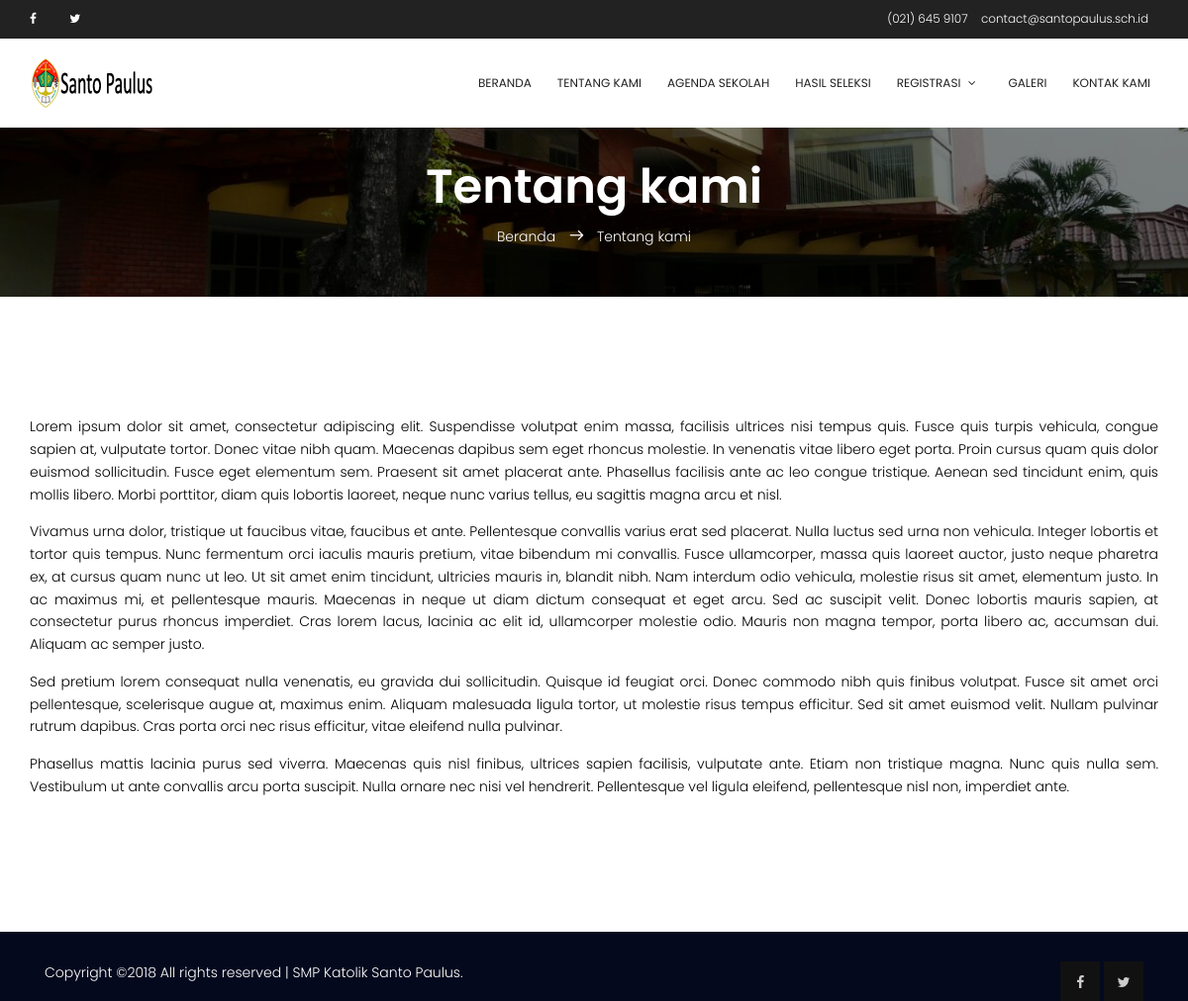
The page /?page=static&q=tentang-kami on the database its author committed.
### tables this page shows
CREATE TABLE `site_pages` (
  `pg_id` int(11) NOT NULL,
  `pg_title` varchar(100) NOT NULL,
  `pg_slug` varchar(250) NOT NULL,
  `pg_content` text NOT NULL,
  `pg_publish` enum('Y','N') NOT NULL
);

### digi_canvas.php (called while the page is built, shortened)
<?php
require("includes/constants.php");
require('includes/class.db.php');
$database = DB::getInstance();
include("template/v_header.php");
include("template/v_content.php");
include("template/v_footer.php");
?>

### includes/class.db.php (called while the page is built, shortened)
<?php
class DB
{
    private $link = null;
    static $inst = null;
    public function __construct()
    {
        try {
            $this->link = new mysqli( DB_HOST, DB_USER, DB_PASS, DB_NAME );
            $this->link->set_charset( "utf8" );
        } catch ( Exception $e ) {
            die( 'Unable to connect to database' );
        }
    }
    public function get_row( $query, $object = false )
    {
        $row = $this->link->query( $query );
        if( $this->link->error )
        {
            $this->log_db_errors( $this->link->error, $query );
            return false;
        }
        else
        {
            $r = ( !$object ) ? $row->fetch_row() : $row->fetch_object();
            return $r;
        }
    }
    static function getInstance()
    {
        if( self::$inst == null )
        {
            self::$inst = new DB();
        }
        return self::$inst;
    }
}

### includes/constants.php (called while the page is built, shortened)
<?php
$baseurl = "http://".$_SERVER['HTTP_HOST'].str_replace(basename($_SERVER['SCRIPT_NAME']),"",$_SERVER['SCRIPT_NAME']);
?>

### modules/pages/page_content.php (the view)
<?php
    $key = htmlspecialchars($_GET["q"], ENT_QUOTES, 'UTF-8');
    $query = "SELECT pg_title, pg_slug, pg_content, pg_publish FROM site_pages WHERE pg_slug = '$key' ";
    if( $database->num_rows( $query ) > 0 )
    {
        list( $title, $slug, $content, $publish ) = $database->get_row( $query );
        $pagetitle = $title;
        $fcontent = nl2br(html_entity_decode($content), TRUE);
    }
?>
<section class="banner-area relative">
    <div class="overlay overlay-bg"></div>
    <div class="container">
        <div class="row d-flex align-items-center justify-content-center">
            <div class="about-content col-lg-12">
                <h1 class="text-white">
                    <?php echo ucfirst($pagetitle);?>
                </h1>
                <p class="text-white link-nav"><a href="<?php echo $baseurl;?>">Beranda </a>  <span class="lnr lnr-arrow-right"></span>  <?php echo ucfirst($pagetitle);?></p>
            </div>
        </div>
    </div>
</section>
<section class="section-gap">
<div class="container">
    <div class="row">
        <?php echo $fcontent; ?>
    </div>
</div>
</section>

### assets/css/main.css (style rules this page uses)
body { color:#777;font-family:"Poppins",sans-serif;font-size:14px;font-weight:300;line-height:1.625em;position:relative }
a { -webkit-transition:all 0.3s ease 0s;-moz-transition:all 0.3s ease 0s;-o-transition:all 0.3s ease 0s;transition:all 0.3s ease 0s }
a,a:focus,a:hover { text-decoration:none;outline:0 }
h1,h2,h3,h4,h5,h6 { font-family:"Poppins",sans-serif;color:#222;line-height:1.2em !important;margin-bottom:0;margin-top:0;font-weight:600 }
h1,.h1 { font-size:36px }
.text-white { color:#fff }
.relative { position:relative }
.overlay { position:absolute;left:0;right:0;top:0;bottom:0 }
h1 { font-size:36px }
h1,h2,h3,h4,h5,h6 { line-height:1.5em }
.section-gap { padding:120px 0 }
.banner-area { background:url(../img/banner-bg.jpg) center;background-size:cover }
.banner-area .overlay { background:#000;opacity:.5 }
.link-nav { margin-top:10px;margin-bottom:0px }
.about-content { margin-top:110px;padding:50px 0px;text-align:center }
.about-content h1 { font-size:48px;font-weight:600 }
.about-content a { color:#fff;font-weight:300;font-size:14px }
.about-content .lnr { margin:0px 10px;font-weight:600 }

### rows shown on the page
site_pages: pg_title "Tentang kami", pg_content "Lorem ipsum dolor sit amet, consectetur adipiscing elit. Suspendisse volutpat enim massa, facilisis ultrices nisi tempus quis. Fusce quis turpis vehicula, congue sapien at, vulputate tortor. Donec vitae nibh quam. Maecenas dapibus sem eget rhoncus molestie. In venenatis vitae libero eget porta. Proin cursus quam quis dolor euismod sollicitudin. Fusce eget elementum sem. Praesent sit amet placerat ante. Phasellus facilisis ante ac leo congue tristique. Aenean sed tincidunt enim, quis mollis libero. Morbi porttitor, diam quis lobortis laoreet, neque nunc varius tellus, eu sagittis magna arcu et nisl. Vivamus urna dolor, tristique ut faucibus vitae, faucibus et ante. Pellentesque convallis…"

### other values the page prints
INFO_EMAIL "contact@santopaulus.sch.id"
WEB_TITLE "SMP Katolik Santo Paulus"
